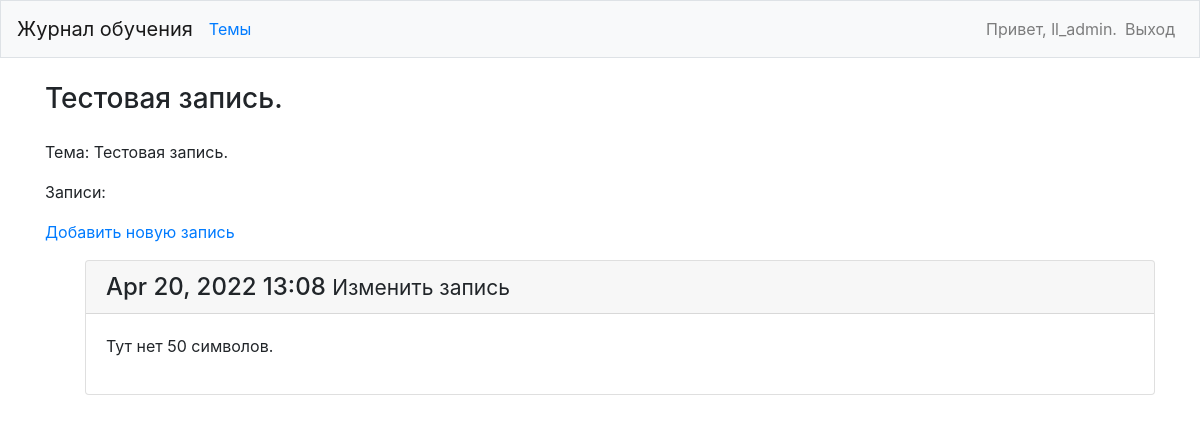
The page /topics/3/ (signed in) on the database its author committed.
### learning_logs/models.py (models this page shows, shortened)
class Topic(models.Model):
	text = models.CharField(max_length=200)
	date_added = models.DateTimeField(auto_now_add=True)
	owner = models.ForeignKey(User, on_delete=models.CASCADE)
	def __str__(self):
		return self.text

class Entry(models.Model):
	topic = models.ForeignKey(Topic, on_delete=models.CASCADE)
	text = models.TextField()
	date_added = models.DateTimeField(auto_now_add=True)
	class Meta:
		verbose_name_plural = 'entries'

### learning_logs/views.py (the view)
# urls.py: path('topics/<int:topic_id>/', views.topic, name='topic'),
@login_required
def topic(request, topic_id):
    topic = Topic.objects.get(id=topic_id)
    if topic.owner != request.user:
        raise Http404
    entries = topic.entry_set.order_by('-date_added')
    context = {'topic':topic, 'entries':entries}
    return render(request, 'learning_logs/topic.html', context)

### learning_logs/templates/learning_logs/topic.html
{% extends 'learning_logs/base.html' %}
{% block page_header %}
    <h3>{{ topic }}</h3>
{% endblock page_header %}
{% block content%}
  <p>Тема: {{ topic }}</p>
  <p>Записи:</p>
  <p>
    <a href="{% url 'learning_logs:new_entry' topic.id %}">Добавить новую запись</a>
  </p>
  <ul>
    {% for entry in entries %}
        <div class="card mb-3">
            <h4 class="card-header">
                {{ entry.date_added|date:'M d, Y H:i' }}
                <small><a href="{% url 'learning_logs:edit_entry' entry.id %}"></a>Изменить запись</small>
            </h4>
            <div class="card-body">
                {{ entry.text|linebreaks }}
            </div>
        </div>
    {% empty %}
      <li>В этой теме пока нет записей</li>
    {% endfor %}
  </ul>
{% endblock content %}

### learning_logs/templates/learning_logs/base.html (shortened to what this page needs)
{% load bootstrap4 %}
<!doctype html>
<html lang="ru">
    <head>
        {% bootstrap_css %}
    </head>
    <body>
        <nav class="navbar navbar-expand-md navbar-light bg-light mb-4 border">
            <a class="navbar-brand" href="{% url 'learning_logs:index' %}">
                Журнал обучения</a>
            <div class="collapse navbar-collapse" id="navbarCollapse">
                <ul class="navbar-nav mr-auto">
                    <li class="nav-item">
                        <a class="'nav-link" href="{% url 'learning_logs:topics' %}">
                            Темы</a></li>
                </ul>
                <ul class="navbar-nav ml-auto">
                    {% if user.is_authenticated %}
                    <li class="nav-item">
                        <span class="navbar-text"}"> Привет, {{ user.username }}.</span>
                    </li>
                    <li class="nav-item">
                        <a class="nav-link" href="{% url 'users:logout' %}">Выход</a></li>
                    {% else %}
                    <li class="nav-item">
                        <a class="nav-link" href="{% url 'users:register' %}">Регистрация</a></li>
                    <li class="nav-item">
                        <a class="nav-link" href="{% url 'users:login' %}">Вход</a></li>
                    {% endif %}
                </ul>
            </div>
        </nav>
        <main role="main" class="container">
            <div class="pb-2 mb-2 borber-bottom">
                {% block page_header %}{% endblock page_header %}
            </div>
            <div>
                {% block content %}{% endblock content %}
            </div>
        </main>
    </body>
</html>

### rows shown on the page
Topic: text "Тестовая запись."
Entry: date_added "Apr 20, 2022 13:08", text "Тут нет 50 символов."

### other values the page prints
{{ user.username }} "ll_admin"
